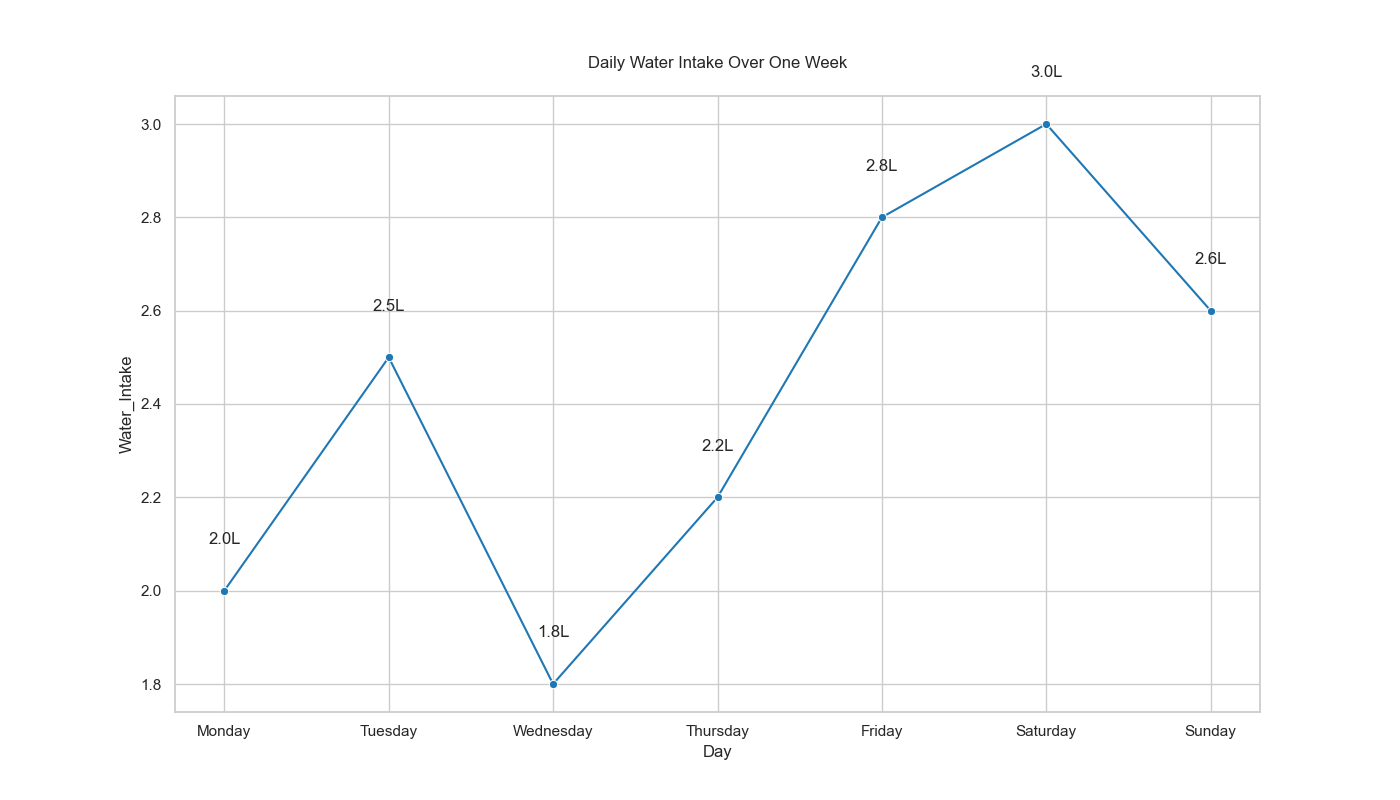

Write Python code to recreate this figure.

import pandas as pd
import seaborn as sns
import matplotlib.pyplot as plt

# Create the DataFrame
data = {
    "Day": ["Monday", "Tuesday", "Wednesday", "Thursday", "Friday", "Saturday", "Sunday"],
    "Water_Intake": [2.0, 2.5, 1.8, 2.2, 2.8, 3.0, 2.6]
}

df = pd.DataFrame(data)

# Create the line plot
plt.figure(figsize=(14, 8))  # Changed width & height
sns.lineplot(x="Day", y="Water_Intake", data=df, marker='o', color="#1f77b4")  # Changed color

# Adding annotations
for i in range(df.shape[0]):
    plt.text(df.Day[i], df.Water_Intake[i] + 0.1, f"{df.Water_Intake[i]}L", horizontalalignment='center')

# Set the title
plt.title("Daily Water Intake Over One Week", pad=20)

plt.show()
